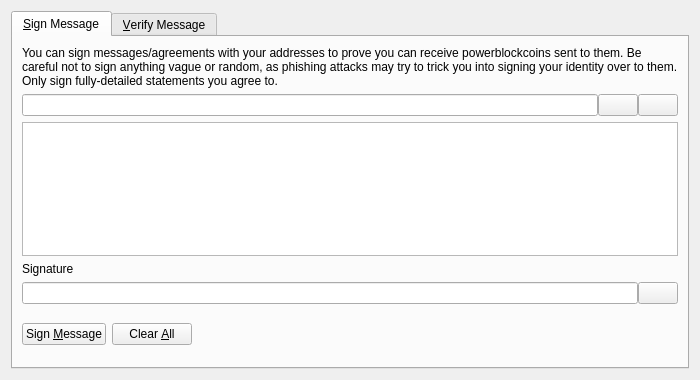
<?xml version="1.0" encoding="UTF-8"?>
<ui version="4.0">
 <class>SignVerifyMessageDialog</class>
 <widget class="QDialog" name="SignVerifyMessageDialog">
  <property name="geometry">
   <rect>
    <x>0</x>
    <y>0</y>
    <width>700</width>
    <height>380</height>
   </rect>
  </property>
  <property name="windowTitle">
   <string>Signatures - Sign / Verify a Message</string>
  </property>
  <property name="modal">
   <bool>true</bool>
  </property>
  <layout class="QVBoxLayout" name="verticalLayout">
   <item>
    <widget class="QTabWidget" name="tabWidget">
     <property name="currentIndex">
      <number>0</number>
     </property>
     <widget class="QWidget" name="tabSignMessage">
      <attribute name="title">
       <string>&amp;Sign Message</string>
      </attribute>
      <layout class="QVBoxLayout" name="verticalLayout_SM">
       <item>
        <widget class="QLabel" name="infoLabel_SM">
         <property name="text">
          <string>You can sign messages/agreements with your addresses to prove you can receive powerblockcoins sent to them. Be careful not to sign anything vague or random, as phishing attacks may try to trick you into signing your identity over to them. Only sign fully-detailed statements you agree to.</string>
         </property>
         <property name="textFormat">
          <enum>Qt::PlainText</enum>
         </property>
         <property name="wordWrap">
          <bool>true</bool>
         </property>
        </widget>
       </item>
       <item>
        <layout class="QHBoxLayout" name="horizontalLayout_1_SM">
         <property name="spacing">
          <number>0</number>
         </property>
         <item>
          <widget class="QValidatedLineEdit" name="addressIn_SM">
           <property name="toolTip">
            <string>The PowerBlockCoin address to sign the message with</string>
           </property>
          </widget>
         </item>
         <item>
          <widget class="QPushButton" name="addressBookButton_SM">
           <property name="toolTip">
            <string>Choose previously used address</string>
           </property>
           <property name="text">
            <string/>
           </property>
           <property name="icon">
            <iconset resource="../bitcoin.qrc">
             <normaloff>:/icons/address-book</normaloff>:/icons/address-book</iconset>
           </property>
           <property name="shortcut">
            <string>Alt+A</string>
           </property>
           <property name="autoDefault">
            <bool>false</bool>
           </property>
          </widget>
         </item>
         <item>
          <widget class="QPushButton" name="pasteButton_SM">
           <property name="toolTip">
            <string>Paste address from clipboard</string>
           </property>
           <property name="text">
            <string/>
           </property>
           <property name="icon">
            <iconset resource="../bitcoin.qrc">
             <normaloff>:/icons/editpaste</normaloff>:/icons/editpaste</iconset>
           </property>
           <property name="shortcut">
            <string>Alt+P</string>
           </property>
           <property name="autoDefault">
            <bool>false</bool>
           </property>
          </widget>
         </item>
        </layout>
       </item>
       <item>
        <widget class="QPlainTextEdit" name="messageIn_SM">
         <property name="toolTip">
          <string>Enter the message you want to sign here</string>
         </property>
        </widget>
       </item>
       <item>
        <widget class="QLabel" name="signatureLabel_SM">
         <property name="text">
          <string>Signature</string>
         </property>
         <property name="textFormat">
          <enum>Qt::PlainText</enum>
         </property>
        </widget>
       </item>
       <item>
        <layout class="QHBoxLayout" name="horizontalLayout_2_SM">
         <property name="spacing">
          <number>0</number>
         </property>
         <item>
          <widget class="QLineEdit" name="signatureOut_SM">
           <property name="font">
            <font>
             <italic>true</italic>
            </font>
           </property>
           <property name="readOnly">
            <bool>true</bool>
           </property>
          </widget>
         </item>
         <item>
          <widget class="QPushButton" name="copySignatureButton_SM">
           <property name="toolTip">
            <string>Copy the current signature to the system clipboard</string>
           </property>
           <property name="text">
            <string/>
           </property>
           <property name="icon">
            <iconset resource="../bitcoin.qrc">
             <normaloff>:/icons/editcopy</normaloff>:/icons/editcopy</iconset>
           </property>
           <property name="autoDefault">
            <bool>false</bool>
           </property>
          </widget>
         </item>
        </layout>
       </item>
       <item>
        <layout class="QHBoxLayout" name="horizontalLayout_3_SM">
         <item>
          <widget class="QPushButton" name="signMessageButton_SM">
           <property name="toolTip">
            <string>Sign the message to prove you own this PowerBlockCoin address</string>
           </property>
           <property name="text">
            <string>Sign &amp;Message</string>
           </property>
           <property name="icon">
            <iconset resource="../bitcoin.qrc">
             <normaloff>:/icons/edit</normaloff>:/icons/edit</iconset>
           </property>
           <property name="autoDefault">
            <bool>false</bool>
           </property>
          </widget>
         </item>
         <item>
          <widget class="QPushButton" name="clearButton_SM">
           <property name="toolTip">
            <string>Reset all sign message fields</string>
           </property>
           <property name="text">
            <string>Clear &amp;All</string>
           </property>
           <property name="icon">
            <iconset resource="../bitcoin.qrc">
             <normaloff>:/icons/remove</normaloff>:/icons/remove</iconset>
           </property>
           <property name="autoDefault">
            <bool>false</bool>
           </property>
          </widget>
         </item>
         <item>
          <spacer name="horizontalSpacer_1_SM">
           <property name="orientation">
            <enum>Qt::Horizontal</enum>
           </property>
           <property name="sizeHint" stdset="0">
            <size>
             <width>40</width>
             <height>48</height>
            </size>
           </property>
          </spacer>
         </item>
         <item>
          <widget class="QLabel" name="statusLabel_SM">
           <property name="font">
            <font>
             <weight>75</weight>
             <bold>true</bold>
            </font>
           </property>
           <property name="text">
            <string/>
           </property>
           <property name="wordWrap">
            <bool>true</bool>
           </property>
          </widget>
         </item>
         <item>
          <spacer name="horizontalSpacer_2_SM">
           <property name="orientation">
            <enum>Qt::Horizontal</enum>
           </property>
           <property name="sizeHint" stdset="0">
            <size>
             <width>40</width>
             <height>48</height>
            </size>
           </property>
          </spacer>
         </item>
        </layout>
       </item>
      </layout>
     </widget>
     <widget class="QWidget" name="tabVerifyMessage">
      <attribute name="title">
       <string>&amp;Verify Message</string>
      </attribute>
      <layout class="QVBoxLayout" name="verticalLayout_VM">
       <item>
        <widget class="QLabel" name="infoLabel_VM">
         <property name="text">
          <string>Enter the receiver's address, message (ensure you copy line breaks, spaces, tabs, etc. exactly) and signature below to verify the message. Be careful not to read more into the signature than what is in the signed message itself, to avoid being tricked by a man-in-the-middle attack. Note that this only proves the signing party receives with the address, it cannot prove sendership of any transaction!</string>
         </property>
         <property name="textFormat">
          <enum>Qt::PlainText</enum>
         </property>
         <property name="alignment">
          <set>Qt::AlignLeading|Qt::AlignLeft|Qt::AlignTop</set>
         </property>
         <property name="wordWrap">
          <bool>true</bool>
         </property>
        </widget>
       </item>
       <item>
        <layout class="QHBoxLayout" name="horizontalLayout_1_VM">
         <property name="spacing">
          <number>0</number>
         </property>
         <item>
          <widget class="QValidatedLineEdit" name="addressIn_VM">
           <property name="toolTip">
            <string>The PowerBlockCoin address the message was signed with</string>
           </property>
          </widget>
         </item>
         <item>
          <widget class="QPushButton" name="addressBookButton_VM">
           <property name="toolTip">
            <string>Choose previously used address</string>
           </property>
           <property name="text">
            <string/>
           </property>
           <property name="icon">
            <iconset resource="../bitcoin.qrc">
             <normaloff>:/icons/address-book</normaloff>:/icons/address-book</iconset>
           </property>
           <property name="shortcut">
            <string>Alt+A</string>
           </property>
           <property name="autoDefault">
            <bool>false</bool>
           </property>
          </widget>
         </item>
        </layout>
       </item>
       <item>
        <widget class="QPlainTextEdit" name="messageIn_VM"/>
       </item>
       <item>
        <widget class="QValidatedLineEdit" name="signatureIn_VM"/>
       </item>
       <item>
        <layout class="QHBoxLayout" name="horizontalLayout_2_VM">
         <item>
          <widget class="QPushButton" name="verifyMessageButton_VM">
           <property name="toolTip">
            <string>Verify the message to ensure it was signed with the specified PowerBlockCoin address</string>
           </property>
           <property name="text">
            <string>Verify &amp;Message</string>
           </property>
           <property name="icon">
            <iconset resource="../bitcoin.qrc">
             <normaloff>:/icons/transaction_0</normaloff>:/icons/transaction_0</iconset>
           </property>
           <property name="autoDefault">
            <bool>false</bool>
           </property>
          </widget>
         </item>
         <item>
          <widget class="QPushButton" name="clearButton_VM">
           <property name="toolTip">
            <string>Reset all verify message fields</string>
           </property>
           <property name="text">
            <string>Clear &amp;All</string>
           </property>
           <property name="icon">
            <iconset resource="../bitcoin.qrc">
             <normaloff>:/icons/remove</normaloff>:/icons/remove</iconset>
           </property>
           <property name="autoDefault">
            <bool>false</bool>
           </property>
          </widget>
         </item>
         <item>
          <spacer name="horizontalSpacer_1_VM">
           <property name="orientation">
            <enum>Qt::Horizontal</enum>
           </property>
           <property name="sizeHint" stdset="0">
            <size>
             <width>40</width>
             <height>48</height>
            </size>
           </property>
          </spacer>
         </item>
         <item>
          <widget class="QLabel" name="statusLabel_VM">
           <property name="font">
            <font>
             <weight>75</weight>
             <bold>true</bold>
            </font>
           </property>
           <property name="text">
            <string/>
           </property>
           <property name="wordWrap">
            <bool>true</bool>
           </property>
          </widget>
         </item>
         <item>
          <spacer name="horizontalSpacer_2_VM">
           <property name="orientation">
            <enum>Qt::Horizontal</enum>
           </property>
           <property name="sizeHint" stdset="0">
            <size>
             <width>40</width>
             <height>48</height>
            </size>
           </property>
          </spacer>
         </item>
        </layout>
       </item>
      </layout>
     </widget>
    </widget>
   </item>
  </layout>
 </widget>
 <customwidgets>
  <customwidget>
   <class>QValidatedLineEdit</class>
   <extends>QLineEdit</extends>
   <header>qt/qvalidatedlineedit.h</header>
  </customwidget>
 </customwidgets>
 <resources>
  <include location="../bitcoin.qrc"/>
 </resources>
 <connections/>
</ui>
